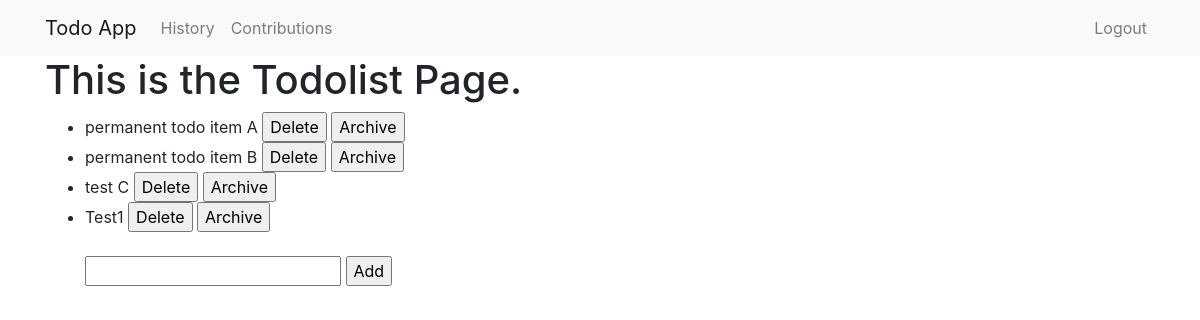
Page /todo/ (signed in) on the earlier database version.
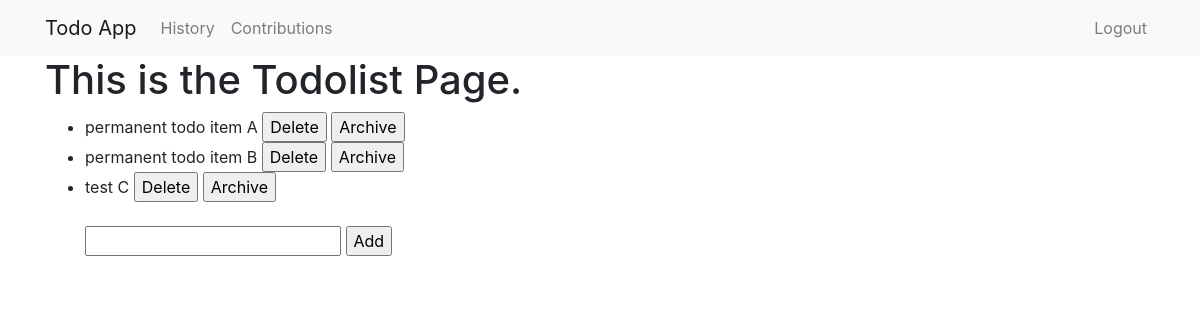
Same page on the later database version.
### todo/models.py (models this page shows)
class TodoItem(models.Model):
    content = models.TextField()

### todo/views.py (the view)
# urls.py: path('', views.todo, name='todo'),
def todo(request):
    all_todo_items = TodoItem.objects.all()
    return render(request, "todo.html",
    {'all_items': all_todo_items})

### todo/templates/todo.html
{% extends "base.html" %}
{% block page_content %}
<h1>This is the Todolist Page.</h1>
<ul>
    {% if user.is_authenticated %}
        {% for todo_item in all_items %}
            <li>{{ todo_item.content }}
                <form action="deleteTodo/{{todo_item.id}}/"
                style="display: inline;"
                method="POST">{% csrf_token %}
                    <input type="submit" value="Delete" name="Delete" />
                </form>
                <form action="archiveTodo/{{todo_item.id}}/"
                style="display: inline;"
                method="POST">{% csrf_token %}
                    <input type="submit" value="Archive" name="Archive" />
                </form>
            </li>
        {% endfor %}
        <br />
        <form action="addTodo/" method="POST">{% csrf_token %}
            <input type="text" name="content" required/>
            <input type="submit" value="Add" name="Add" />
        </form>
    {% else %}
        <h4>Login to view To-Do list</h4>
    {% endif %}
</ul>
{% endblock %}

### todoapp/templates/base.html (shortened to what this page needs)
<link rel="stylesheet" href="https://stackpath.bootstrapcdn.com/bootstrap/4.1.3/css/bootstrap.min.css">
<nav class="navbar navbar-expand-lg navbar-light bg-light">
    <div class="container">
        <a class="navbar-brand" href="{% url 'todo' %}">Todo App</a>
        <div class="collapse navbar-collapse" id="navbarSupportedContent">
          <ul class="navbar-nav mr-auto">
            <li class="nav-item">
              <a class="nav-link" name="history-button" href="{% url 'history' %}">History</a>
            </li>
            <li class="nav-item">
              <a class="nav-link" name="contributions-button" href="{% url 'contributions' %}">Contributions</a>
            </li>
          </ul>
          <ul class="navbar-nav ml-auto">
            <li class="nav-item">
                {% if user.is_authenticated %}
                  <a class="nav-link" name="logout-button" href="{% url 'logout' %}">Logout</a>
                {% else %}
                  <a class="nav-link" name="login-button" href="{% url 'login' %}">Login</a>
                {% endif %}
            </li>
        </ul>
        </div>
    </div>
</nav>
<div class="container">
    {% block page_content %}{% endblock %}
</div>

Differences in the rows shown:
removed TodoItem: content "Test1"
